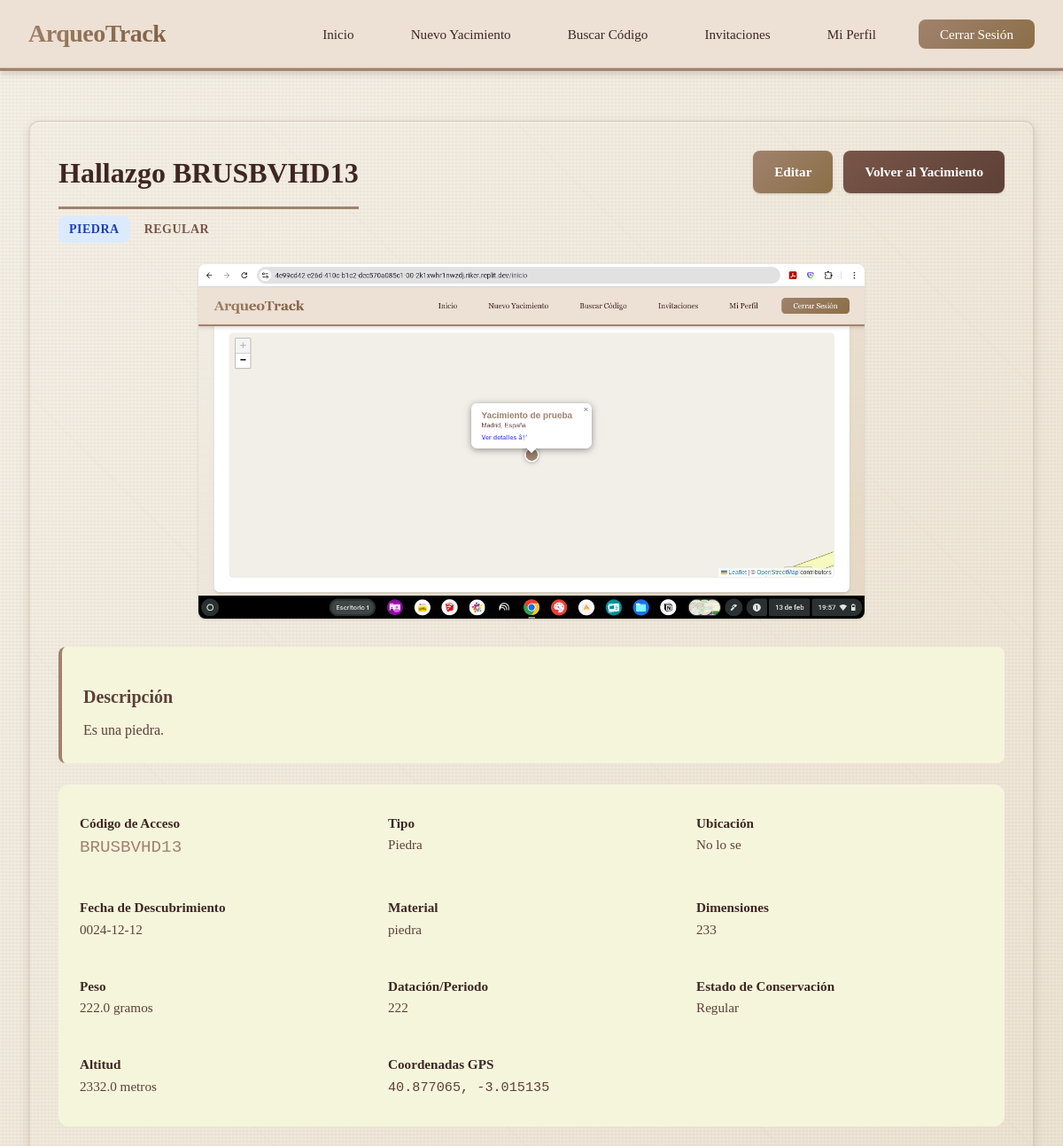
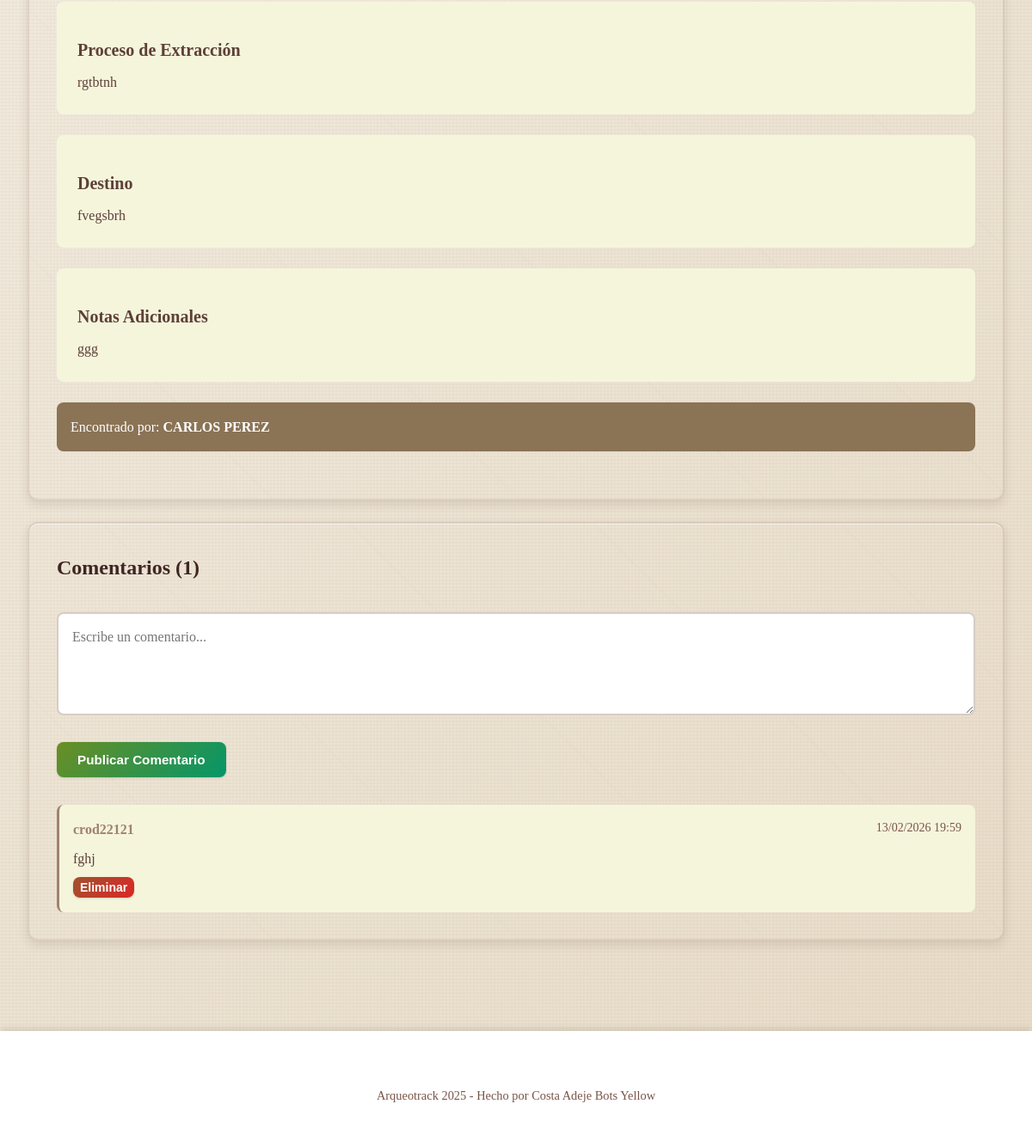
Screenshot of /hallazgo/2 (signed in) with the database file from the repository (2 pictures, top to bottom).
### app/models/hallazgo.py (models this page shows, shortened)
class Hallazgo(db.Model):
    __tablename__ = 'hallazgos'
    id = db.Column(db.Integer, primary_key=True)
    codigo_acceso = db.Column(db.String(10), unique=True, nullable=False, index=True)
    user_id = db.Column(db.Integer, db.ForeignKey('usuarios.id'), nullable=False, index=True)
    yacimiento_id = db.Column(db.Integer, db.ForeignKey('yacimientos.id'), index=True)
    sector_id = db.Column(db.Integer, db.ForeignKey('sectores.id'), index=True)
    encontrado_por_id = db.Column(db.Integer, db.ForeignKey('usuarios.id'))
    tipo = db.Column(db.String(100))
    material = db.Column(db.String(100))
    datacion = db.Column(db.String(100))
    descripcion = db.Column(db.Text)
    notas = db.Column(db.Text)
    ubicacion = db.Column(db.String(200))
    lat = db.Column(db.Float)
    lng = db.Column(db.Float)
    altitud = db.Column(db.Float)
    dimensiones = db.Column(db.String(100))
    peso = db.Column(db.Float)  # En gramos
    estado_conservacion = db.Column(db.String(50))
    foto = db.Column(db.String(200))
    fecha = db.Column(db.Date)
    proceso_extraccion = db.Column(db.Text)
    destino = db.Column(db.String(200))
    fecha_registro = db.Column(db.DateTime, default=datetime.utcnow, nullable=False)
    fecha_actualizacion = db.Column(db.DateTime, default=datetime.utcnow, onupdate=datetime.utcnow)
    propietario = db.relationship(
        'Usuario',
        back_populates='hallazgos',
        foreign_keys=[user_id]
    )
    encontrado_por = db.relationship(
        'Usuario',
        back_populates='hallazgos_encontrados',
        foreign_keys=[encontrado_por_id]
    )
    yacimiento = db.relationship(
        'Yacimiento',
        back_populates='hallazgos'
    )
    sector = db.relationship(
        'Sector',
        back_populates='hallazgos'
    )
    comentarios = db.relationship(
        'Comentario',
        back_populates='hallazgo',
        cascade='all, delete-orphan',
        lazy='dynamic',
        order_by='Comentario.fecha.desc()'
    )
    eventos = db.relationship(
        'Evento',
        back_populates='hallazgo',
        lazy='dynamic'
    )
    __table_args__ = (
        db.Index('idx_hallazgos_yacimiento_fecha', 'yacimiento_id', 'fecha'),
        db.Index('idx_hallazgos_tipo', 'tipo'),
    )

### app/models/user.py (models this page shows, shortened)
class Usuario(db.Model, UserMixin):
    __tablename__ = 'usuarios'
    id = db.Column(db.Integer, primary_key=True)
    nombre_usuario = db.Column(db.String(80), unique=True, nullable=False, index=True)
    email = db.Column(db.String(120), unique=True, nullable=False, index=True)
    contraseña = db.Column('password_hash', db.String(200), nullable=False)
    nombre = db.Column(db.String(100), nullable=False)
    apellidos = db.Column(db.String(100), nullable=False)
    fecha_nacimiento = db.Column(db.Date, nullable=False)
    ocupacion = db.Column(db.String(50), nullable=True)
    fecha_registro = db.Column(db.DateTime, default=datetime.utcnow)
    activo = db.Column(db.Boolean, default=True)
    rol = db.Column(db.String(20), default='arqueologo')
    yacimientos = db.relationship('Yacimiento', back_populates='propietario', lazy='dynamic')
    hallazgos = db.relationship('Hallazgo', back_populates='propietario', lazy='dynamic', foreign_keys='Hallazgo.user_id')
    hallazgos_encontrados = db.relationship('Hallazgo', back_populates='encontrado_por', lazy='dynamic', foreign_keys='Hallazgo.encontrado_por_id')
    eventos = db.relationship('Evento', back_populates='usuario', lazy='dynamic')
    comentarios = db.relationship('Comentario', back_populates='usuario', lazy='dynamic')
    fases_responsable = db.relationship('FaseProyecto', back_populates='responsable', lazy='dynamic')
    invitaciones_enviadas = db.relationship('Invitacion', back_populates='invitado_por', lazy='dynamic', foreign_keys='Invitacion.invitado_por_id')
    invitaciones_recibidas = db.relationship('Invitacion', back_populates='invitado', lazy='dynamic', foreign_keys='Invitacion.invitado_id')
    def has_permission(self, yacimiento_id, permission):
        from app.models.invitacion import Invitacion
        from app.models.yacimiento import Yacimiento
        yacimiento = Yacimiento.query.get(yacimiento_id)
        if not yacimiento:
            return False, None
        if self.id == yacimiento.user_id:
            return True, 'propietario'

### app/models/comentario.py (models this page shows, shortened)
class Comentario(db.Model):
    __tablename__ = 'comentarios'
    id = db.Column(db.Integer, primary_key=True)
    hallazgo_id = db.Column(db.Integer, db.ForeignKey('hallazgos.id'), nullable=False, index=True)
    usuario_id = db.Column(db.Integer, db.ForeignKey('usuarios.id'), nullable=False)
    texto = db.Column(db.Text, nullable=False)
    fecha = db.Column(db.DateTime, default=datetime.utcnow, nullable=False, index=True)
    hallazgo = db.relationship(
        'Hallazgo',
        back_populates='comentarios'
    )
    usuario = db.relationship(
        'Usuario',
        back_populates='comentarios'
    )
    __table_args__ = (
        db.Index('idx_comentarios_hallazgo_fecha', 'hallazgo_id', 'fecha'),
    )

### app/blueprints/hallazgo.py (the view)
@hallazgo_bp.route('/hallazgo/<int:hallazgo_id>')
@login_required
def detalle(hallazgo_id):
    hallazgo = Hallazgo.query.get_or_404(hallazgo_id)
    puede_ver, _ = current_user.has_permission(hallazgo.yacimiento_id, 'read')
    if hallazgo.user_id != current_user.id and not puede_ver:
        abort(403)
    puede_editar_rol, _ = current_user.has_permission(hallazgo.yacimiento_id, 'edit')
    puede_editar = hallazgo.user_id == current_user.id or puede_editar_rol
    comentarios = Comentario.query.filter_by(hallazgo_id=hallazgo_id).order_by(Comentario.fecha.desc()).all()
    return render_template(
        'hallazgos/detalle.html',
        hallazgo=hallazgo,
        comentarios=comentarios,
        puede_editar=puede_editar,
        time_ago=time_ago
    )

### templates/hallazgos/detalle.html (shortened to what this page needs)
{% extends "base.html" %}
{% block content %}
<div class="main-content">
    <div class="card">
        <div style="display: flex; justify-content: space-between; align-items: start; flex-wrap: wrap; gap: 1rem; margin-bottom: 1.5rem;">
            <div>
                <h1 style="margin-bottom: 0.5rem;">Hallazgo {{ hallazgo.codigo_acceso }}</h1>
                <p style="color: var(--gray); margin: 0;">
                    <span class="badge badge-info">{{ hallazgo.tipo|title if hallazgo.tipo else 'Sin clasificar' }}</span>
                    {% if hallazgo.estado_conservacion %}
                    <span class="badge badge-secondary">{{ hallazgo.estado_conservacion|title }}</span>
                    {% endif %}
                </p>
            </div>
            <div class="button-group" style="margin: 0;">
                <a href="/editar_hallazgo/{{ hallazgo.id }}" class="btn">Editar</a>
                <a href="/yacimiento/{{ hallazgo.yacimiento_id }}" class="btn btn-secondary">Volver al Yacimiento</a>
            </div>
        </div>
        {% if hallazgo.foto %}
        <div style="margin: 1.5rem 0; text-align: center;">
            <img src="/uploads/{{ hallazgo.foto }}" alt="Foto del hallazgo" style="max-width: 100%; max-height: 400px; border-radius: var(--border-radius); box-shadow: var(--shadow);">
        </div>
        {% endif %}
        {% if hallazgo.descripcion %}
        <div style="margin: 1.5rem 0; padding: 1.5rem; background: var(--light-gray); border-radius: var(--border-radius); border-left: 4px solid var(--primary-color);">
            <h3>Descripción</h3>
            <p style="color: var(--dark-secondary); line-height: 1.7; margin: 0.5rem 0 0 0;">
                {{ hallazgo.descripcion }}
            </p>
        </div>
        {% endif %}
        <div class="detail-grid" style="display: grid; grid-template-columns: repeat(auto-fit, minmax(250px, 1fr)); gap: 1.5rem; padding: 1.5rem; background: var(--light-gray); border-radius: var(--border-radius-lg);">
            <div class="detail-item">
                <strong>Código de Acceso</strong><br>
                <span style="color: var(--primary-color); font-family: monospace; font-size: 1.2rem;">{{ hallazgo.codigo_acceso }}</span>
            </div>
            <div class="detail-item">
                <strong>Tipo</strong><br>
                <span style="color: var(--dark-secondary);">{{ hallazgo.tipo|title if hallazgo.tipo else 'No especificado' }}</span>
            </div>
            <div class="detail-item">
                <strong>Ubicación</strong><br>
                <span style="color: var(--dark-secondary);">{{ hallazgo.ubicacion or 'No especificada' }}</span>
            </div>
            <div class="detail-item">
                <strong>Fecha de Descubrimiento</strong><br>
                <span style="color: var(--dark-secondary);">{{ hallazgo.fecha or 'No especificada' }}</span>
            </div>
            {% if hallazgo.material %}
            <div class="detail-item">
                <strong>Material</strong><br>
                <span style="color: var(--dark-secondary);">{{ hallazgo.material }}</span>
            </div>
            {% endif %}
            {% if hallazgo.dimensiones %}
            <div class="detail-item">
                <strong>Dimensiones</strong><br>
                <span style="color: var(--dark-secondary);">{{ hallazgo.dimensiones }}</span>
            </div>
            {% endif %}
            {% if hallazgo.peso %}
            <div class="detail-item">
                <strong>Peso</strong><br>
                <span style="color: var(--dark-secondary);">{{ hallazgo.peso }} gramos</span>
            </div>
            {% endif %}
            {% if hallazgo.datacion %}
            <div class="detail-item">
                <strong>Datación/Periodo</strong><br>
                <span style="color: var(--dark-secondary);">{{ hallazgo.datacion }}</span>
            </div>
            {% endif %}
            {% if hallazgo.estado_conservacion %}
            <div class="detail-item">
                <strong>Estado de Conservación</strong><br>
                <span style="color: var(--dark-secondary);">{{ hallazgo.estado_conservacion|title }}</span>
            </div>
            {% endif %}
            {% if hallazgo.altitud %}
            <div class="detail-item">
                <strong>Altitud</strong><br>
                <span style="color: var(--dark-secondary);">{{ hallazgo.altitud }} metros</span>
            </div>
            {% endif %}
            {% if hallazgo.lat and hallazgo.lng %}
            <div class="detail-item" style="grid-column: span 2;">
                <strong>Coordenadas GPS</strong><br>
                <span style="color: var(--dark-secondary); font-family: monospace;">{{ hallazgo.lat }}, {{ hallazgo.lng }}</span>
            </div>
            {% endif %}
        </div>
        {% if hallazgo.proceso_extraccion %}
        <div style="margin: 1.5rem 0; padding: 1.5rem; background: var(--light-gray); border-radius: var(--border-radius);">
            <h3>Proceso de Extracción</h3>
            <p style="color: var(--dark-secondary); line-height: 1.7; margin: 0.5rem 0 0 0;">
                {{ hallazgo.proceso_extraccion }}
            </p>
        </div>
        {% endif %}
        {% if hallazgo.destino %}
        <div style="margin: 1.5rem 0; padding: 1.5rem; background: var(--light-gray); border-radius: var(--border-radius);">
            <h3>Destino</h3>
            <p style="color: var(--dark-secondary); line-height: 1.7; margin: 0.5rem 0 0 0;">
                {{ hallazgo.destino }}
            </p>
        </div>
        {% endif %}
        {% if hallazgo.notas %}
        <div style="margin: 1.5rem 0; padding: 1.5rem; background: var(--light-gray); border-radius: var(--border-radius);">
            <h3>Notas Adicionales</h3>
            <p style="color: var(--dark-secondary); line-height: 1.7; margin: 0.5rem 0 0 0;">
                {{ hallazgo.notas }}
            </p>
        </div>
        {% endif %}
        {% if hallazgo.encontrado_por %}
        <div style="margin: 1.5rem 0; padding: 1rem; background: var(--info-color); color: white; border-radius: var(--border-radius);">
            Encontrado por: <strong>{{ hallazgo.encontrado_por.nombre }} {{ hallazgo.encontrado_por.apellidos }}</strong>
        </div>
        {% endif %}
    </div>
    <div class="card">
        <h2 style="margin-bottom: 1.5rem; border: none;">Comentarios ({{ comentarios|length }})</h2>
        <form method="POST" action="/comentar_hallazgo/{{ hallazgo.id }}" style="margin-bottom: 2rem;">
            <div class="form-group">
                <textarea name="texto" class="form-control" rows="3" placeholder="Escribe un comentario..." required></textarea>
            </div>
            <button type="submit" class="btn btn-success">Publicar Comentario</button>
        </form>
        {% if comentarios %}
        <div style="display: flex; flex-direction: column; gap: 1rem;">
            {% for comentario in comentarios %}
            <div style="padding: 1rem; background: var(--light-gray); border-radius: var(--border-radius); border-left: 3px solid var(--primary-color);">
                <div style="display: flex; justify-content: space-between; align-items: start; margin-bottom: 0.5rem;">
                    <strong style="color: var(--primary-color);">{{ comentario.usuario.nombre_usuario }}</strong>
                    <span style="color: var(--gray); font-size: var(--font-sm);">{{ comentario.fecha.strftime('%d/%m/%Y %H:%M') }}</span>
                </div>
                <p style="margin: 0; color: var(--dark-secondary);">{{ comentario.texto }}</p>
                {% if comentario.usuario_id == current_user.id or hallazgo.user_id == current_user.id %}
                <form method="POST" action="/eliminar_comentario/{{ comentario.id }}" style="margin-top: 0.5rem;">
                    <button type="submit" class="btn btn-danger" style="padding: 0.25rem 0.5rem; font-size: var(--font-sm);" onclick="return confirm('¿Eliminar este comentario?')">Eliminar</button>
                </form>
                {% endif %}
            </div>
            {% endfor %}
        </div>
        {% else %}
        <p style="color: var(--gray); text-align: center; padding: 2rem;">No hay comentarios todavía. Sé el primero en comentar.</p>
        {% endif %}
    </div>
</div>
{% endblock %}

### rows the page displays
Hallazgo: codigo_acceso "BRUSBVHD13", tipo "PIEDRA", estado_conservacion "REGULAR", foto (picture), descripcion "Es una piedra.", tipo "Piedra", ubicacion "No lo se", fecha "0024-12-12", material "piedra", dimensiones "233", peso "222.0", datacion "222", estado_conservacion "Regular", altitud "2332.0", lat "40.877065", lng "-3.015135", proceso_extraccion "rgtbtnh", destino "fvegsbrh", notas "ggg"
Usuario: encontrado_por.nombre "CARLOS", encontrado_por.apellidos "PEREZ"
Comentario: usuario.nombre_usuario "crod22121", fecha "13/02/2026 19:59", texto "fghj"

### other values shown
{{ comentarios|length }} "1"
